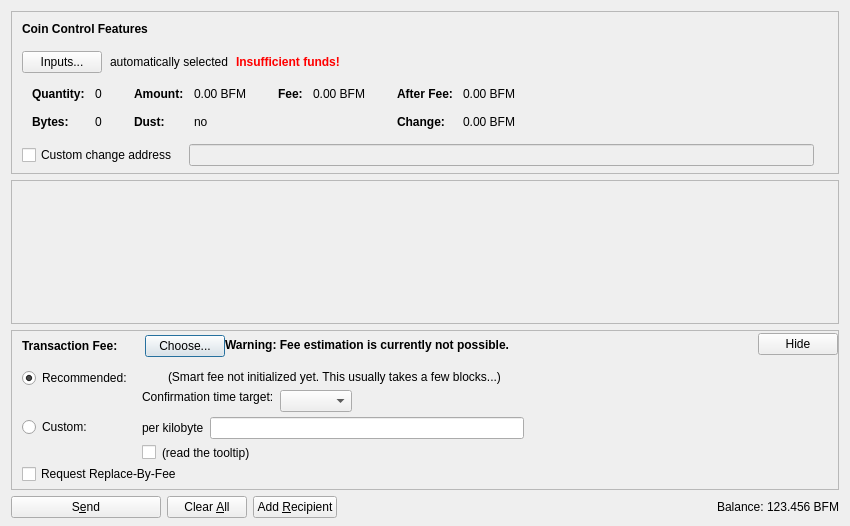
<?xml version="1.0" encoding="UTF-8"?>
<ui version="4.0">
 <class>SendCoinsDialog</class>
 <widget class="QDialog" name="SendCoinsDialog">
  <property name="geometry">
   <rect>
    <x>0</x>
    <y>0</y>
    <width>850</width>
    <height>526</height>
   </rect>
  </property>
  <property name="windowTitle">
   <string>Send Coins</string>
  </property>
  <layout class="QVBoxLayout" name="verticalLayout" stretch="0,1,0,0">
   <property name="bottomMargin">
    <number>8</number>
   </property>
   <item>
    <widget class="QFrame" name="frameCoinControl">
     <property name="sizePolicy">
      <sizepolicy hsizetype="Expanding" vsizetype="Expanding">
       <horstretch>0</horstretch>
       <verstretch>0</verstretch>
      </sizepolicy>
     </property>
     <property name="maximumSize">
      <size>
       <width>16777215</width>
       <height>16777215</height>
      </size>
     </property>
     <property name="frameShape">
      <enum>QFrame::StyledPanel</enum>
     </property>
     <property name="frameShadow">
      <enum>QFrame::Sunken</enum>
     </property>
     <layout class="QVBoxLayout" name="verticalLayoutCoinControl2">
      <property name="spacing">
       <number>0</number>
      </property>
      <property name="leftMargin">
       <number>0</number>
      </property>
      <property name="topMargin">
       <number>0</number>
      </property>
      <property name="rightMargin">
       <number>0</number>
      </property>
      <property name="bottomMargin">
       <number>6</number>
      </property>
      <item>
       <layout class="QVBoxLayout" name="verticalLayoutCoinControl" stretch="0,0,0,0,1">
        <property name="spacing">
         <number>0</number>
        </property>
        <property name="leftMargin">
         <number>10</number>
        </property>
        <property name="topMargin">
         <number>10</number>
        </property>
        <item>
         <layout class="QHBoxLayout" name="horizontalLayoutCoinControl1">
          <property name="bottomMargin">
           <number>15</number>
          </property>
          <item>
           <widget class="QLabel" name="labelCoinControlFeatures">
            <property name="sizePolicy">
             <sizepolicy hsizetype="Preferred" vsizetype="Maximum">
              <horstretch>0</horstretch>
              <verstretch>0</verstretch>
             </sizepolicy>
            </property>
            <property name="font">
             <font>
              <weight>75</weight>
              <bold>true</bold>
             </font>
            </property>
            <property name="styleSheet">
             <string notr="true">font-weight:bold;</string>
            </property>
            <property name="text">
             <string>Coin Control Features</string>
            </property>
           </widget>
          </item>
         </layout>
        </item>
        <item>
         <layout class="QHBoxLayout" name="horizontalLayoutCoinControl2" stretch="0,0,0,0">
          <property name="spacing">
           <number>8</number>
          </property>
          <property name="bottomMargin">
           <number>10</number>
          </property>
          <item>
           <widget class="QPushButton" name="pushButtonCoinControl">
            <property name="styleSheet">
             <string notr="true"/>
            </property>
            <property name="text">
             <string>Inputs...</string>
            </property>
            <property name="autoDefault">
             <bool>false</bool>
            </property>
           </widget>
          </item>
          <item>
           <widget class="QLabel" name="labelCoinControlAutomaticallySelected">
            <property name="text">
             <string>automatically selected</string>
            </property>
            <property name="margin">
             <number>5</number>
            </property>
           </widget>
          </item>
          <item>
           <widget class="QLabel" name="labelCoinControlInsuffFunds">
            <property name="font">
             <font>
              <weight>75</weight>
              <bold>true</bold>
             </font>
            </property>
            <property name="styleSheet">
             <string notr="true">color:red;font-weight:bold;</string>
            </property>
            <property name="text">
             <string>Insufficient funds!</string>
            </property>
            <property name="margin">
             <number>5</number>
            </property>
           </widget>
          </item>
          <item>
           <spacer name="horizontalSpacerCoinControl">
            <property name="orientation">
             <enum>Qt::Horizontal</enum>
            </property>
            <property name="sizeHint" stdset="0">
             <size>
              <width>40</width>
              <height>1</height>
             </size>
            </property>
           </spacer>
          </item>
         </layout>
        </item>
        <item>
         <widget class="QWidget" name="widgetCoinControl" native="true">
          <property name="sizePolicy">
           <sizepolicy hsizetype="Preferred" vsizetype="Preferred">
            <horstretch>0</horstretch>
            <verstretch>0</verstretch>
           </sizepolicy>
          </property>
          <property name="minimumSize">
           <size>
            <width>0</width>
            <height>0</height>
           </size>
          </property>
          <property name="styleSheet">
           <string notr="true"/>
          </property>
          <layout class="QHBoxLayout" name="horizontalLayoutCoinControl5">
           <property name="leftMargin">
            <number>0</number>
           </property>
           <property name="topMargin">
            <number>0</number>
           </property>
           <property name="rightMargin">
            <number>0</number>
           </property>
           <property name="bottomMargin">
            <number>0</number>
           </property>
           <item>
            <layout class="QHBoxLayout" name="horizontalLayoutCoinControl3" stretch="0,0,0,1">
             <property name="spacing">
              <number>20</number>
             </property>
             <property name="topMargin">
              <number>0</number>
             </property>
             <property name="bottomMargin">
              <number>10</number>
             </property>
             <item>
              <layout class="QFormLayout" name="formLayoutCoinControl1">
               <property name="horizontalSpacing">
                <number>10</number>
               </property>
               <property name="verticalSpacing">
                <number>14</number>
               </property>
               <property name="leftMargin">
                <number>10</number>
               </property>
               <property name="topMargin">
                <number>4</number>
               </property>
               <property name="rightMargin">
                <number>6</number>
               </property>
               <item row="0" column="0">
                <widget class="QLabel" name="labelCoinControlQuantityText">
                 <property name="font">
                  <font>
                   <weight>75</weight>
                   <bold>true</bold>
                  </font>
                 </property>
                 <property name="text">
                  <string>Quantity:</string>
                 </property>
                 <property name="margin">
                  <number>0</number>
                 </property>
                </widget>
               </item>
               <item row="0" column="1">
                <widget class="QLabel" name="labelCoinControlQuantity">
                 <property name="cursor">
                  <cursorShape>IBeamCursor</cursorShape>
                 </property>
                 <property name="contextMenuPolicy">
                  <enum>Qt::ActionsContextMenu</enum>
                 </property>
                 <property name="text">
                  <string notr="true">0</string>
                 </property>
                 <property name="margin">
                  <number>0</number>
                 </property>
                 <property name="textInteractionFlags">
                  <set>Qt::LinksAccessibleByMouse|Qt::TextSelectableByKeyboard|Qt::TextSelectableByMouse</set>
                 </property>
                </widget>
               </item>
               <item row="1" column="0">
                <widget class="QLabel" name="labelCoinControlBytesText">
                 <property name="font">
                  <font>
                   <weight>75</weight>
                   <bold>true</bold>
                  </font>
                 </property>
                 <property name="text">
                  <string>Bytes:</string>
                 </property>
                </widget>
               </item>
               <item row="1" column="1">
                <widget class="QLabel" name="labelCoinControlBytes">
                 <property name="cursor">
                  <cursorShape>IBeamCursor</cursorShape>
                 </property>
                 <property name="contextMenuPolicy">
                  <enum>Qt::ActionsContextMenu</enum>
                 </property>
                 <property name="text">
                  <string notr="true">0</string>
                 </property>
                 <property name="textInteractionFlags">
                  <set>Qt::LinksAccessibleByMouse|Qt::TextSelectableByKeyboard|Qt::TextSelectableByMouse</set>
                 </property>
                </widget>
               </item>
              </layout>
             </item>
             <item>
              <layout class="QFormLayout" name="formLayoutCoinControl2">
               <property name="horizontalSpacing">
                <number>10</number>
               </property>
               <property name="verticalSpacing">
                <number>14</number>
               </property>
               <property name="leftMargin">
                <number>6</number>
               </property>
               <property name="topMargin">
                <number>4</number>
               </property>
               <property name="rightMargin">
                <number>6</number>
               </property>
               <item row="0" column="0">
                <widget class="QLabel" name="labelCoinControlAmountText">
                 <property name="font">
                  <font>
                   <weight>75</weight>
                   <bold>true</bold>
                  </font>
                 </property>
                 <property name="text">
                  <string>Amount:</string>
                 </property>
                 <property name="margin">
                  <number>0</number>
                 </property>
                </widget>
               </item>
               <item row="0" column="1">
                <widget class="QLabel" name="labelCoinControlAmount">
                 <property name="cursor">
                  <cursorShape>IBeamCursor</cursorShape>
                 </property>
                 <property name="contextMenuPolicy">
                  <enum>Qt::ActionsContextMenu</enum>
                 </property>
                 <property name="text">
                  <string notr="true">0.00 BFM</string>
                 </property>
                 <property name="textInteractionFlags">
                  <set>Qt::LinksAccessibleByMouse|Qt::TextSelectableByKeyboard|Qt::TextSelectableByMouse</set>
                 </property>
                </widget>
               </item>
               <item row="1" column="0">
                <widget class="QLabel" name="labelCoinControlLowOutputText">
                 <property name="font">
                  <font>
                   <weight>75</weight>
                   <bold>true</bold>
                  </font>
                 </property>
                 <property name="text">
                  <string>Dust:</string>
                 </property>
                </widget>
               </item>
               <item row="1" column="1">
                <widget class="QLabel" name="labelCoinControlLowOutput">
                 <property name="cursor">
                  <cursorShape>IBeamCursor</cursorShape>
                 </property>
                 <property name="contextMenuPolicy">
                  <enum>Qt::ActionsContextMenu</enum>
                 </property>
                 <property name="text">
                  <string notr="true">no</string>
                 </property>
                 <property name="textInteractionFlags">
                  <set>Qt::LinksAccessibleByMouse|Qt::TextSelectableByKeyboard|Qt::TextSelectableByMouse</set>
                 </property>
                </widget>
               </item>
              </layout>
             </item>
             <item>
              <layout class="QFormLayout" name="formLayoutCoinControl3">
               <property name="horizontalSpacing">
                <number>10</number>
               </property>
               <property name="verticalSpacing">
                <number>14</number>
               </property>
               <property name="leftMargin">
                <number>6</number>
               </property>
               <property name="topMargin">
                <number>4</number>
               </property>
               <property name="rightMargin">
                <number>6</number>
               </property>
               <item row="0" column="0">
                <widget class="QLabel" name="labelCoinControlFeeText">
                 <property name="font">
                  <font>
                   <weight>75</weight>
                   <bold>true</bold>
                  </font>
                 </property>
                 <property name="text">
                  <string>Fee:</string>
                 </property>
                 <property name="margin">
                  <number>0</number>
                 </property>
                </widget>
               </item>
               <item row="0" column="1">
                <widget class="QLabel" name="labelCoinControlFee">
                 <property name="cursor">
                  <cursorShape>IBeamCursor</cursorShape>
                 </property>
                 <property name="contextMenuPolicy">
                  <enum>Qt::ActionsContextMenu</enum>
                 </property>
                 <property name="text">
                  <string notr="true">0.00 BFM</string>
                 </property>
                 <property name="textInteractionFlags">
                  <set>Qt::LinksAccessibleByMouse|Qt::TextSelectableByKeyboard|Qt::TextSelectableByMouse</set>
                 </property>
                </widget>
               </item>
              </layout>
             </item>
             <item>
              <layout class="QFormLayout" name="formLayoutCoinControl4">
               <property name="horizontalSpacing">
                <number>10</number>
               </property>
               <property name="verticalSpacing">
                <number>14</number>
               </property>
               <property name="leftMargin">
                <number>6</number>
               </property>
               <property name="topMargin">
                <number>4</number>
               </property>
               <property name="rightMargin">
                <number>6</number>
               </property>
               <item row="0" column="0">
                <widget class="QLabel" name="labelCoinControlAfterFeeText">
                 <property name="font">
                  <font>
                   <weight>75</weight>
                   <bold>true</bold>
                  </font>
                 </property>
                 <property name="text">
                  <string>After Fee:</string>
                 </property>
                 <property name="margin">
                  <number>0</number>
                 </property>
                </widget>
               </item>
               <item row="0" column="1">
                <widget class="QLabel" name="labelCoinControlAfterFee">
                 <property name="cursor">
                  <cursorShape>IBeamCursor</cursorShape>
                 </property>
                 <property name="contextMenuPolicy">
                  <enum>Qt::ActionsContextMenu</enum>
                 </property>
                 <property name="text">
                  <string notr="true">0.00 BFM</string>
                 </property>
                 <property name="textInteractionFlags">
                  <set>Qt::LinksAccessibleByMouse|Qt::TextSelectableByKeyboard|Qt::TextSelectableByMouse</set>
                 </property>
                </widget>
               </item>
               <item row="1" column="0">
                <widget class="QLabel" name="labelCoinControlChangeText">
                 <property name="font">
                  <font>
                   <weight>75</weight>
                   <bold>true</bold>
                  </font>
                 </property>
                 <property name="text">
                  <string>Change:</string>
                 </property>
                </widget>
               </item>
               <item row="1" column="1">
                <widget class="QLabel" name="labelCoinControlChange">
                 <property name="cursor">
                  <cursorShape>IBeamCursor</cursorShape>
                 </property>
                 <property name="contextMenuPolicy">
                  <enum>Qt::ActionsContextMenu</enum>
                 </property>
                 <property name="text">
                  <string notr="true">0.00 BFM</string>
                 </property>
                 <property name="textInteractionFlags">
                  <set>Qt::LinksAccessibleByMouse|Qt::TextSelectableByKeyboard|Qt::TextSelectableByMouse</set>
                 </property>
                </widget>
               </item>
              </layout>
             </item>
            </layout>
           </item>
          </layout>
         </widget>
        </item>
        <item>
         <layout class="QHBoxLayout" name="horizontalLayoutCoinControl4" stretch="0,0,0">
          <property name="spacing">
           <number>12</number>
          </property>
          <property name="sizeConstraint">
           <enum>QLayout::SetDefaultConstraint</enum>
          </property>
          <property name="topMargin">
           <number>5</number>
          </property>
          <property name="rightMargin">
           <number>5</number>
          </property>
          <item>
           <widget class="QCheckBox" name="checkBoxCoinControlChange">
            <property name="toolTip">
             <string>If this is activated, but the change address is empty or invalid, change will be sent to a newly generated address.</string>
            </property>
            <property name="text">
             <string>Custom change address</string>
            </property>
           </widget>
          </item>
          <item>
           <widget class="QValidatedLineEdit" name="lineEditCoinControlChange">
            <property name="enabled">
             <bool>false</bool>
            </property>
            <property name="sizePolicy">
             <sizepolicy hsizetype="Expanding" vsizetype="Fixed">
              <horstretch>0</horstretch>
              <verstretch>0</verstretch>
             </sizepolicy>
            </property>
           </widget>
          </item>
          <item>
           <widget class="QLabel" name="labelCoinControlChangeLabel">
            <property name="sizePolicy">
             <sizepolicy hsizetype="Preferred" vsizetype="Expanding">
              <horstretch>0</horstretch>
              <verstretch>0</verstretch>
             </sizepolicy>
            </property>
            <property name="minimumSize">
             <size>
              <width>0</width>
              <height>0</height>
             </size>
            </property>
            <property name="text">
             <string/>
            </property>
            <property name="margin">
             <number>3</number>
            </property>
           </widget>
          </item>
         </layout>
        </item>
        <item>
         <spacer name="verticalSpacerCoinControl">
          <property name="orientation">
           <enum>Qt::Vertical</enum>
          </property>
          <property name="sizeHint" stdset="0">
           <size>
            <width>800</width>
            <height>1</height>
           </size>
          </property>
         </spacer>
        </item>
       </layout>
      </item>
     </layout>
    </widget>
   </item>
   <item>
    <widget class="QScrollArea" name="scrollArea">
     <property name="widgetResizable">
      <bool>true</bool>
     </property>
     <widget class="QWidget" name="scrollAreaWidgetContents">
      <property name="geometry">
       <rect>
        <x>0</x>
        <y>0</y>
        <width>830</width>
        <height>104</height>
       </rect>
      </property>
      <layout class="QVBoxLayout" name="verticalLayout_2" stretch="0,1">
       <property name="leftMargin">
        <number>0</number>
       </property>
       <property name="topMargin">
        <number>0</number>
       </property>
       <property name="rightMargin">
        <number>0</number>
       </property>
       <property name="bottomMargin">
        <number>0</number>
       </property>
       <item>
        <layout class="QVBoxLayout" name="entries">
         <property name="spacing">
          <number>6</number>
         </property>
        </layout>
       </item>
       <item>
        <spacer name="verticalSpacer">
         <property name="orientation">
          <enum>Qt::Vertical</enum>
         </property>
         <property name="sizeHint" stdset="0">
          <size>
           <width>20</width>
           <height>40</height>
          </size>
         </property>
        </spacer>
       </item>
      </layout>
     </widget>
    </widget>
   </item>
   <item>
    <widget class="QFrame" name="frameFee">
     <property name="sizePolicy">
      <sizepolicy hsizetype="Expanding" vsizetype="Expanding">
       <horstretch>0</horstretch>
       <verstretch>0</verstretch>
      </sizepolicy>
     </property>
     <property name="maximumSize">
      <size>
       <width>16777215</width>
       <height>16777215</height>
      </size>
     </property>
     <property name="frameShape">
      <enum>QFrame::StyledPanel</enum>
     </property>
     <property name="frameShadow">
      <enum>QFrame::Sunken</enum>
     </property>
     <layout class="QVBoxLayout" name="verticalLayoutFee1">
      <property name="spacing">
       <number>0</number>
      </property>
      <property name="leftMargin">
       <number>0</number>
      </property>
      <property name="topMargin">
       <number>0</number>
      </property>
      <property name="rightMargin">
       <number>0</number>
      </property>
      <property name="bottomMargin">
       <number>0</number>
      </property>
      <item>
       <layout class="QVBoxLayout" name="verticalLayoutFee2" stretch="0,0,0">
        <property name="spacing">
         <number>0</number>
        </property>
        <property name="leftMargin">
         <number>10</number>
        </property>
        <property name="topMargin">
         <number>0</number>
        </property>
        <item>
         <layout class="QHBoxLayout" name="horizontalLayoutFee1">
          <property name="bottomMargin">
           <number>0</number>
          </property>
          <item>
           <layout class="QVBoxLayout" name="verticalLayoutFee7">
            <property name="spacing">
             <number>0</number>
            </property>
            <item>
             <spacer name="verticalSpacerSmartFee">
              <property name="orientation">
               <enum>Qt::Vertical</enum>
              </property>
              <property name="sizeType">
               <enum>QSizePolicy::Fixed</enum>
              </property>
              <property name="sizeHint" stdset="0">
               <size>
                <width>1</width>
                <height>4</height>
               </size>
              </property>
             </spacer>
            </item>
            <item>
             <layout class="QHBoxLayout" name="horizontalLayoutSmartFee">
              <property name="spacing">
               <number>10</number>
              </property>
              <item>
               <widget class="QLabel" name="labelFeeHeadline">
                <property name="sizePolicy">
                 <sizepolicy hsizetype="Preferred" vsizetype="Maximum">
                  <horstretch>0</horstretch>
                  <verstretch>0</verstretch>
                 </sizepolicy>
                </property>
                <property name="font">
                 <font>
                  <weight>75</weight>
                  <bold>true</bold>
                 </font>
                </property>
                <property name="styleSheet">
                 <string notr="true">font-weight:bold;</string>
                </property>
                <property name="text">
                 <string>Transaction Fee:</string>
                </property>
               </widget>
              </item>
              <item>
               <widget class="QLabel" name="labelFeeMinimized">
                <property name="text">
                 <string/>
                </property>
               </widget>
              </item>
              <item>
               <widget class="QPushButton" name="buttonChooseFee">
                <property name="text">
                 <string>Choose...</string>
                </property>
               </widget>
              </item>
             </layout>
            </item>
            <item>
             <spacer name="verticalSpacer_5">
              <property name="orientation">
               <enum>Qt::Vertical</enum>
              </property>
              <property name="sizeHint" stdset="0">
               <size>
                <width>1</width>
                <height>1</height>
               </size>
              </property>
             </spacer>
            </item>
           </layout>
          </item>
          <item>
           <widget class="QLabel" name="fallbackFeeWarningLabel">
            <property name="toolTip">
             <string>Using the fallbackfee can result in sending a transaction that will take several hours or days (or never) to confirm. Consider choosing your fee manually or wait until you have validated the complete chain.</string>
            </property>
            <property name="font">
            <font>
                <weight>75</weight>
                <bold>true</bold>
            </font>
            </property>
            <property name="text">
             <string>Warning: Fee estimation is currently not possible.</string>
            </property>
            <property name="wordWrap">
             <bool>false</bool>
            </property>
           </widget>
          </item>
          <item>
           <spacer name="horizontalSpacer_4">
            <property name="orientation">
             <enum>Qt::Horizontal</enum>
            </property>
            <property name="sizeType">
             <enum>QSizePolicy::MinimumExpanding</enum>
            </property>
            <property name="sizeHint" stdset="0">
             <size>
              <width>40</width>
              <height>20</height>
             </size>
            </property>
           </spacer>
          </item>
          <item>
           <widget class="QPushButton" name="buttonMinimizeFee">
            <property name="toolTip">
             <string>collapse fee-settings</string>
            </property>
            <property name="text">
             <string>Hide</string>
            </property>
           </widget>
          </item>
         </layout>
        </item>
        <item>
         <widget class="QFrame" name="frameFeeSelection">
          <layout class="QVBoxLayout" name="verticalLayoutFee12">
           <property name="spacing">
            <number>0</number>
           </property>
           <property name="leftMargin">
            <number>0</number>
           </property>
           <property name="topMargin">
            <number>0</number>
           </property>
           <property name="rightMargin">
            <number>0</number>
           </property>
           <property name="bottomMargin">
            <number>0</number>
           </property>
           <item>
            <layout class="QGridLayout" name="gridLayoutFee">
             <property name="topMargin">
              <number>10</number>
             </property>
             <property name="bottomMargin">
              <number>4</number>
             </property>
             <property name="horizontalSpacing">
              <number>10</number>
             </property>
             <property name="verticalSpacing">
              <number>4</number>
             </property>
             <item row="1" column="1">
              <layout class="QVBoxLayout" name="verticalLayoutFee8">
               <property name="spacing">
                <number>6</number>
               </property>
               <item>
                <layout class="QHBoxLayout" name="horizontalLayoutFee13">
                 <item>
                  <widget class="QLabel" name="labelCustomPerKilobyte">
                   <property name="toolTip">
                    <string>If the custom fee is set to 1000 satoshis and the transaction is only 250 bytes, then &quot;per kilobyte&quot; only pays 250 satoshis in fee, while &quot;total at least&quot; pays 1000 satoshis. For transactions bigger than a kilobyte both pay by kilobyte.</string>
                   </property>
                   <property name="text">
                    <string>per kilobyte</string>
                   </property>
                  </widget>
                 </item>
                 <item>
                  <widget class="BlemflarkAmountField" name="customFee"/>
                 </item>
                 <item>
                  <spacer name="horizontalSpacer_6">
                   <property name="orientation">
                    <enum>Qt::Horizontal</enum>
                   </property>
                   <property name="sizeHint" stdset="0">
                    <size>
                     <width>1</width>
                     <height>1</height>
                    </size>
                   </property>
                  </spacer>
                 </item>
                </layout>
               </item>
               <item>
                <layout class="QHBoxLayout" name="horizontalLayoutFee8">
                 <item>
                  <widget class="QCheckBox" name="checkBoxMinimumFee">
                   <property name="toolTip">
                    <string>Paying only the minimum fee is just fine as long as there is less transaction volume than space in the blocks. But be aware that this can end up in a never confirming transaction once there is more demand for blemflark transactions than the network can process.</string>
                   </property>
                   <property name="text">
                    <string/>
                   </property>
                  </widget>
                 </item>
                 <item>
                  <widget class="QLabel" name="labelMinFeeWarning">
                   <property name="enabled">
                    <bool>true</bool>
                   </property>
                   <property name="toolTip">
                    <string>Paying only the minimum fee is just fine as long as there is less transaction volume than space in the blocks. But be aware that this can end up in a never confirming transaction once there is more demand for blemflark transactions than the network can process.</string>
                   </property>
                   <property name="text">
                    <string>(read the tooltip)</string>
                   </property>
                   <property name="margin">
                    <number>5</number>
                   </property>
                  </widget>
                 </item>
                 <item>
                  <spacer name="horizontalSpacer_2">
                   <property name="orientation">
                    <enum>Qt::Horizontal</enum>
                   </property>
                   <property name="sizeHint" stdset="0">
                    <size>
                     <width>1</width>
                     <height>1</height>
                    </size>
                   </property>
                  </spacer>
                 </item>
                </layout>
               </item>
              </layout>
             </item>
             <item row="0" column="0">
              <layout class="QVBoxLayout" name="verticalLayoutFee4" stretch="0,1">
               <item>
                <widget class="QRadioButton" name="radioSmartFee">
                 <property name="text">
                  <string>Recommended:</string>
                 </property>
                 <property name="checked">
                  <bool>true</bool>
                 </property>
                 <attribute name="buttonGroup">
                  <string notr="true">groupFee</string>
                 </attribute>
                </widget>
               </item>
               <item>
                <spacer name="verticalSpacer_2">
                 <property name="orientation">
                  <enum>Qt::Vertical</enum>
                 </property>
                 <property name="sizeHint" stdset="0">
                  <size>
                   <width>1</width>
                   <height>1</height>
                  </size>
                 </property>
                </spacer>
               </item>
              </layout>
             </item>
             <item row="1" column="0">
              <layout class="QVBoxLayout" name="verticalLayoutFee9" stretch="0,1">
               <item>
                <widget class="QRadioButton" name="radioCustomFee">
                 <property name="text">
                  <string>Custom:</string>
                 </property>
                 <attribute name="buttonGroup">
                  <string notr="true">groupFee</string>
                 </attribute>
                </widget>
               </item>
               <item>
                <spacer name="verticalSpacer_6">
                 <property name="orientation">
                  <enum>Qt::Vertical</enum>
                 </property>
                 <property name="sizeHint" stdset="0">
                  <size>
                   <width>1</width>
                   <height>1</height>
                  </size>
                 </property>
                </spacer>
               </item>
              </layout>
             </item>
             <item row="0" column="1">
              <layout class="QVBoxLayout" name="verticalLayoutFee3" stretch="0,0,1">
               <property name="spacing">
                <number>6</number>
               </property>
               <property name="topMargin">
                <number>2</number>
               </property>
               <item>
                <layout class="QHBoxLayout" name="horizontalLayoutFee12">
                 <item>
                  <widget class="QLabel" name="labelSmartFee">
                   <property name="text">
                    <string/>
                   </property>
                   <property name="margin">
                    <number>2</number>
                   </property>
                  </widget>
                 </item>
                 <item>
                  <widget class="QLabel" name="labelFeeEstimation">
                   <property name="text">
                    <string/>
                   </property>
                  </widget>
                 </item>
                 <item>
                  <widget class="QLabel" name="labelSmartFee2">
                   <property name="text">
                    <string>(Smart fee not initialized yet. This usually takes a few blocks...)</string>
                   </property>
                   <property name="margin">
                    <number>2</number>
                   </property>
                  </widget>
                 </item>
                 <item>
                  <spacer name="horizontalSpacer_5">
                   <property name="orientation">
                    <enum>Qt::Horizontal</enum>
                   </property>
                   <property name="sizeHint" stdset="0">
                    <size>
                     <width>1</width>
                     <height>1</height>
                    </size>
                   </property>
                  </spacer>
                 </item>
                </layout>
               </item>
               <item>
                <layout class="QHBoxLayout" name="horizontalLayoutFee9">
                 <item>
                  <layout class="QVBoxLayout" name="verticalLayoutFee6">
                   <item>
                    <widget class="QLabel" name="labelSmartFee3">
                     <property name="text">
                      <string>Confirmation time target:</string>
                     </property>
                     <property name="margin">
                      <number>2</number>
                     </property>
                    </widget>
                   </item>
                   <item>
                    <spacer name="verticalSpacer_3">
                     <property name="orientation">
                      <enum>Qt::Vertical</enum>
                     </property>
                     <property name="sizeHint" stdset="0">
                      <size>
                       <width>1</width>
                       <height>1</height>
                      </size>
                     </property>
                    </spacer>
                   </item>
                  </layout>
                 </item>
                 <item>
                  <layout class="QVBoxLayout" name="verticalLayoutFee5">
                   <property name="rightMargin">
                    <number>30</number>
                   </property>
                   <item>
                    <layout class="QHBoxLayout" name="horizontalLayoutConfTarget">
                     <property name="bottomMargin">
                      <number>0</number>
                     </property>
                     <item>
                      <widget class="QComboBox" name="confTargetSelector"/>
                     </item>
                     <item>
                      <spacer name="horizontalSpacerConfTarget">
                       <property name="orientation">
                        <enum>Qt::Horizontal</enum>
                       </property>
                       <property name="sizeHint" stdset="0">
                        <size>
                         <width>40</width>
                         <height>20</height>
                        </size>
                       </property>
                      </spacer>
                     </item>
                    </layout>
                   </item>
                  </layout>
                 </item>
                </layout>
               </item>
               <item>
                <spacer name="verticalSpacer_4">
                 <property name="orientation">
                  <enum>Qt::Vertical</enum>
                 </property>
                 <property name="sizeHint" stdset="0">
                  <size>
                   <width>1</width>
                   <height>1</height>
                  </size>
                 </property>
                </spacer>
               </item>
              </layout>
             </item>
            </layout>
           </item>
           <item>
            <widget class="QCheckBox" name="optInRBF">
             <property name="text">
              <string>Request Replace-By-Fee</string>
             </property>
             <property name="toolTip">
              <string>Indicates that the sender may wish to replace this transaction with a new one paying higher fees (prior to being confirmed).</string>
             </property>
            </widget>
           </item>
          </layout>
         </widget>
        </item>
        <item>
         <spacer name="verticalSpacerFee">
          <property name="orientation">
           <enum>Qt::Vertical</enum>
          </property>
          <property name="sizeHint" stdset="0">
           <size>
            <width>40</width>
            <height>5</height>
           </size>
          </property>
         </spacer>
        </item>
       </layout>
      </item>
     </layout>
    </widget>
   </item>
   <item>
    <layout class="QHBoxLayout" name="horizontalLayout">
     <item>
      <widget class="QPushButton" name="sendButton">
       <property name="minimumSize">
        <size>
         <width>150</width>
         <height>0</height>
        </size>
       </property>
       <property name="toolTip">
        <string>Confirm the send action</string>
       </property>
       <property name="text">
        <string>S&amp;end</string>
       </property>
       <property name="icon">
        <iconset resource="../blemflark.qrc">
         <normaloff>:/icons/send</normaloff>:/icons/send</iconset>
       </property>
       <property name="autoDefault">
        <bool>false</bool>
       </property>
       <property name="default">
        <bool>false</bool>
       </property>
      </widget>
     </item>
     <item>
      <widget class="QPushButton" name="clearButton">
       <property name="sizePolicy">
        <sizepolicy hsizetype="Minimum" vsizetype="Fixed">
         <horstretch>0</horstretch>
         <verstretch>0</verstretch>
        </sizepolicy>
       </property>
       <property name="toolTip">
        <string>Clear all fields of the form.</string>
       </property>
       <property name="text">
        <string>Clear &amp;All</string>
       </property>
       <property name="icon">
        <iconset resource="../blemflark.qrc">
         <normaloff>:/icons/remove</normaloff>:/icons/remove</iconset>
       </property>
       <property name="autoDefault">
        <bool>false</bool>
       </property>
      </widget>
     </item>
     <item>
      <widget class="QPushButton" name="addButton">
       <property name="toolTip">
        <string>Send to multiple recipients at once</string>
       </property>
       <property name="text">
        <string>Add &amp;Recipient</string>
       </property>
       <property name="icon">
        <iconset resource="../blemflark.qrc">
         <normaloff>:/icons/add</normaloff>:/icons/add</iconset>
       </property>
       <property name="autoDefault">
        <bool>false</bool>
       </property>
      </widget>
     </item>
     <item>
      <spacer name="horizontalSpacer">
       <property name="orientation">
        <enum>Qt::Horizontal</enum>
       </property>
       <property name="sizeHint" stdset="0">
        <size>
         <width>40</width>
         <height>20</height>
        </size>
       </property>
      </spacer>
     </item>
     <item>
      <layout class="QHBoxLayout" name="horizontalLayout_2">
       <property name="spacing">
        <number>3</number>
       </property>
       <item>
        <widget class="QLabel" name="label">
         <property name="sizePolicy">
          <sizepolicy hsizetype="Preferred" vsizetype="Fixed">
           <horstretch>0</horstretch>
           <verstretch>0</verstretch>
          </sizepolicy>
         </property>
         <property name="text">
          <string>Balance:</string>
         </property>
        </widget>
       </item>
       <item>
        <widget class="QLabel" name="labelBalance">
         <property name="sizePolicy">
          <sizepolicy hsizetype="Preferred" vsizetype="Fixed">
           <horstretch>0</horstretch>
           <verstretch>0</verstretch>
          </sizepolicy>
         </property>
         <property name="cursor">
          <cursorShape>IBeamCursor</cursorShape>
         </property>
         <property name="text">
          <string notr="true">123.456 BFM</string>
         </property>
         <property name="textInteractionFlags">
          <set>Qt::LinksAccessibleByMouse|Qt::TextSelectableByKeyboard|Qt::TextSelectableByMouse</set>
         </property>
        </widget>
       </item>
      </layout>
     </item>
    </layout>
   </item>
  </layout>
 </widget>
 <customwidgets>
  <customwidget>
   <class>QValidatedLineEdit</class>
   <extends>QLineEdit</extends>
   <header>qvalidatedlineedit.h</header>
  </customwidget>
  <customwidget>
   <class>BlemflarkAmountField</class>
   <extends>QLineEdit</extends>
   <header>blemflarkamountfield.h</header>
   <container>1</container>
  </customwidget>
 </customwidgets>
 <resources>
  <include location="../blemflark.qrc"/>
 </resources>
 <connections/>
 <buttongroups>
  <buttongroup name="groupFee"/>
 </buttongroups>
</ui>
